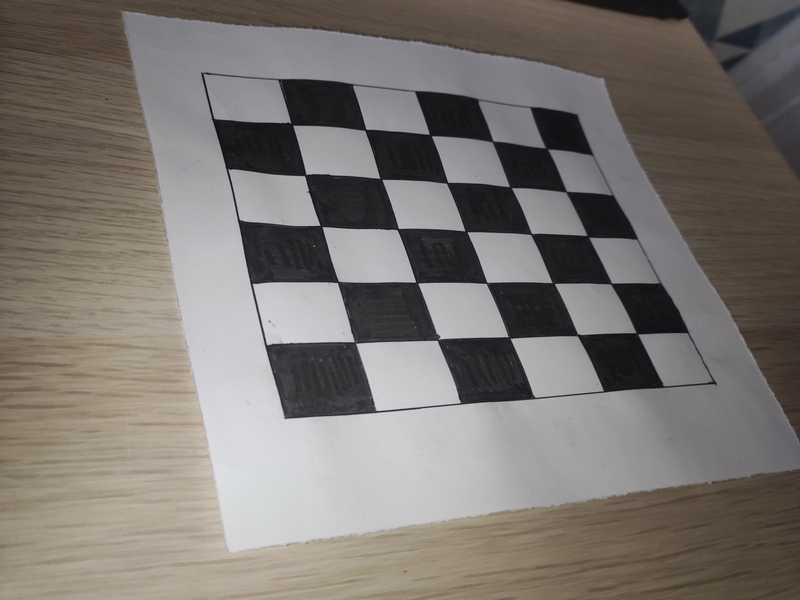
#> input picture compressed_images/17338276091523131185756851180342.jpg, 800 x 600 px; its folder holds only this picture in this run
$ jupyter execute main.ipynb
#> lines starting #> are read from the running program, lines starting #| are printed output that depends on the picture; long printed decimals are rounded
[cell 1]
from glob import glob

import cv2
import matplotlib.pyplot as plt
import numpy as np

[cell 2]
square_size = 2.0
img_mask = "./compressed_images/*.jpg"
pattern_size = (5, 5)
figsize = (20, 20)

[cell 3]
img_names = glob(img_mask)
num_images = len(img_names)

pattern_points = np.zeros((np.prod(pattern_size), 3), np.float32)
pattern_points[:, :2] = np.indices(pattern_size).T.reshape(-1, 2)
pattern_points *= square_size

obj_points = []
img_points = []
h, w = cv2.imread(img_names[0]).shape[:2]
#> h = 600; w = 800

[cell 4]
plt.figure(figsize=figsize)

for i, fn in enumerate(img_names):
    print("processing %s... " % fn)
    imgBGR = cv2.imread(fn)
#> imgBGR is the input picture: shape (600, 800, 3); mean B, G, R 113, 117.8, 123

    if imgBGR is None:
        print("Failed to load", fn)
        continue

    imgRGB = cv2.cvtColor(imgBGR, cv2.COLOR_BGR2RGB)
    img = cv2.cvtColor(imgRGB, cv2.COLOR_RGB2GRAY)
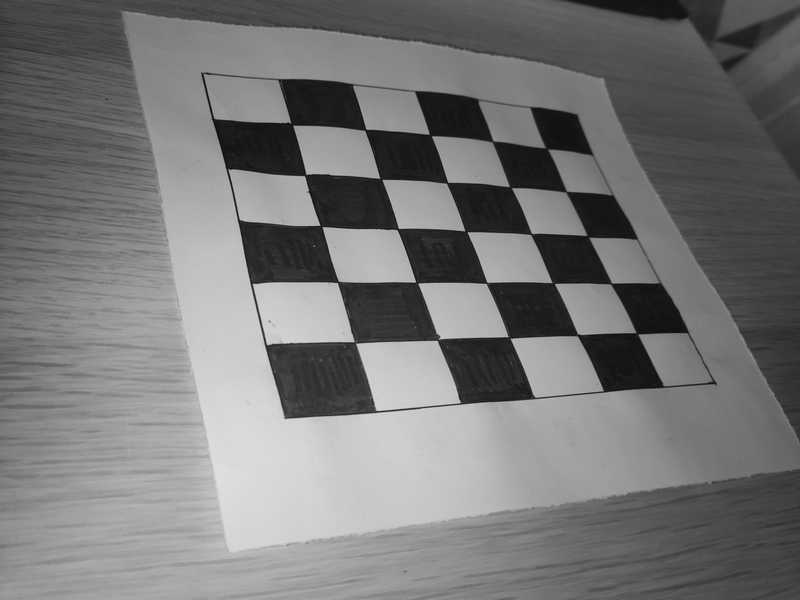
#> img: shape (600, 800); min 0, max 234, mean 118.8
    print(f"Expected size: {w} x {h}")
#| Expected size: 800 x 600
    print(f"Actual size: {img.shape[1]} x {img.shape[0]}")
#| Actual size: 800 x 600

    assert (
        w == img.shape[1] and h == img.shape[0]
    ), f"size: {img.shape[1]} x {img.shape[0]}"
    found, corners = cv2.findChessboardCorners(img, pattern_size)
#> found = True; corners = 25 rows, first 8: [293, 125.2], [365.6, 129.4], [429, 133.9], [492.8, 140.9], [545.5, 147.5], [304.4, 175.5], [382, 179.6], [447.4, 182.6]

    if not found:
        print("chessboard not found")
        continue

    if i < 12:
        img_w_corners = cv2.drawChessboardCorners(imgRGB, pattern_size, corners, found)
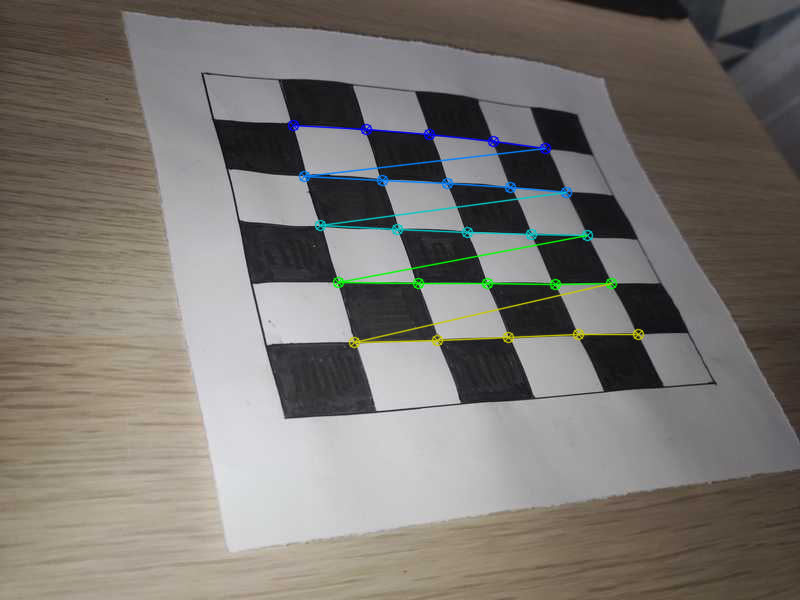
#> img_w_corners: shape (600, 800, 3); mean R, G, B 122.6, 118.6, 113.5
        plt.subplot(4, 3, i + 1)
        plt.imshow(img_w_corners)

    print(f"{fn}... OK")
    img_points.append(corners.reshape(-1, 2))
    obj_points.append(pattern_points)


plt.show()

[cell 5]
rms, camera_matrix, dist_coefs, _rvecs, _tvecs = cv2.calibrateCamera(
    obj_points, img_points, (w, h), None, None
)
#> rms = 1.74; camera_matrix = [[953.9, 0, 579.6], [0, 828, 329.6], [0, 0, 1]]; dist_coefs = [[1.74, -8.66, 0.0642, 0.103, 17.96]]

print("\nRMS:", rms)
#| RMS: 1.739
print("camera matrix:\n", camera_matrix)
#| camera matrix:
#|  [[953.937   0.         579.632]
#|  [  0.         828.035  329.615]
#|  [  0.           0.           1.        ]]
print("distortion coefficients: ", dist_coefs.ravel())
#| distortion coefficients:  [ 1.744 -8.661  0.06423  0.1025 17.963]

[cell 6]
# undistort the image with the calibration
plt.figure(figsize=figsize)
for i, fn in enumerate(img_names):
    imgBGR = cv2.imread(fn)
    imgRGB = cv2.cvtColor(imgBGR, cv2.COLOR_BGR2RGB)

    dst = cv2.undistort(imgRGB, camera_matrix, dist_coefs)
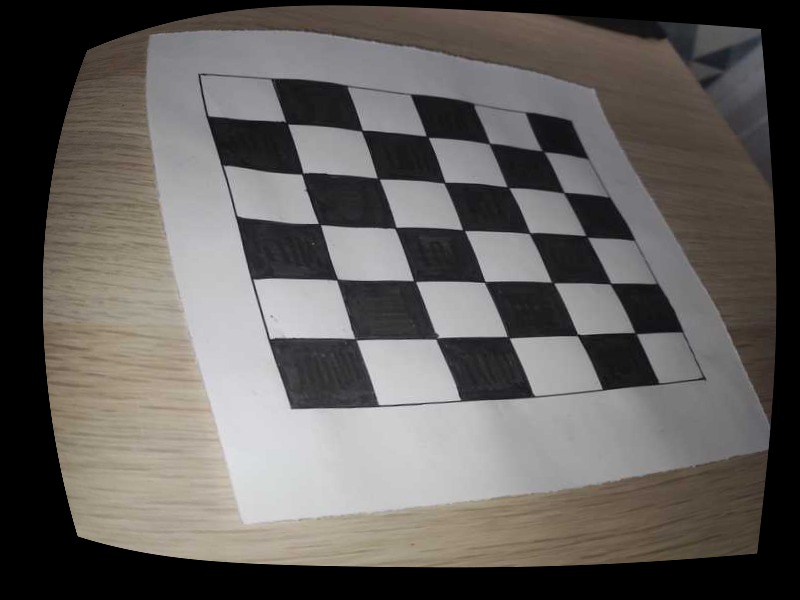
#> dst: shape (600, 800, 3); mean R, G, B 99.5, 95.8, 92.9

    if i < 12:
        plt.subplot(4, 3, i + 1)
        plt.imshow(dst)

plt.show()
print("Done")

[cell 7]
import random
def visualize_points_on_image(image_path, points, title="Points on Image"):
    # Read the image
    img = cv2.imread(image_path)
    if img is None:
        print(f"Could not read image: {image_path}")
        return

    # Convert BGR to RGB for display
    img_rgb = cv2.cvtColor(img, cv2.COLOR_BGR2RGB)

    # Create the plot
    plt.figure(figsize=(6, 6))
    plt.imshow(img_rgb)
    plt.title(title)

    # Plot each point
    colors = ['red', 'green', 'blue', 'purple', 'orange']
    for i, point in enumerate(points):
        # Plot the point
        plt.plot(point[0], point[1], 'o',
                 color=colors[i % len(colors)],
                 markersize=10,
                 markerfacecolor='none',
                 markeredgewidth=2)

        # Annotate the point
        plt.annotate(f'Point {i+1}\n({point[0]}, {point[1]})',
                     (point[0], point[1]),
                     xytext=(10, 10),
                     textcoords='offset points',
                     fontsize=10,
                     bbox=dict(boxstyle='round,pad=0.2',
                               fc='yellow',
                               alpha=0.3))

    # If more than one point, draw lines between consecutive points
    if len(points) > 1:
        x_coords = [p[0] for p in points]
        y_coords = [p[1] for p in points]
        plt.plot(x_coords, y_coords, 'r--', alpha=0.5)

    plt.tight_layout()
    plt.show()

def generate_random_points(image_path, num_points=5):

    # Read the image
    img = cv2.imread(image_path)
    if img is None:
        raise ValueError(f"Could not read image: {image_path}")

    height, width = img.shape[:2]

    # Generate random points within image boundaries
    random_points = [
        (random.randint(0, width-1), random.randint(0, height-1))
        for _ in range(num_points)
    ]

    return random_points

[cell 8]
# Define the pixel coordinates of the two points (replace with your actual points)
image = "compressed_images/test.jpg"
# points = generate_random_points(image, num_points=2)
# # Replace x2, y2 with actual pixel coordinates
points = [(250, 280), (340, 280)]
point1 = points[0]  # Replace x1, y1 with actual pixel coordinates
point2 = points[1]

visualize_points_on_image(image, points, title="Random Points on Image")
points = np.array([[point1], [point2]], dtype=np.float32)


undistorted_points = cv2.undistortPoints(points, camera_matrix, dist_coefs, P=camera_matrix)
#> undistorted_points = [[250.4, 275.5], [339.2, 277.7]]

# Extract individual points
point1_undistorted = undistorted_points[0][0]
#> point1_undistorted = [250.4, 275.5]
point2_undistorted = undistorted_points[1][0]
#> point2_undistorted = [339.2, 277.7]

# Convert to camera coordinates
camera_coords_1 = np.dot(np.linalg.inv(camera_matrix), np.append(point1_undistorted, [1]))
#> camera_coords_1 = [-0.345, -0.0654, 1]
camera_coords_2 = np.dot(np.linalg.inv(camera_matrix), np.append(point2_undistorted, [1]))
#> camera_coords_2 = [-0.252, -0.0627, 1]

# Assume a constant Z-coordinate or use known depths
z_constant = 20  # Replace with actual depth if known
camera_coords_1 *= z_constant / camera_coords_1[2]
#> camera_coords_1 = [-6.9, -1.31, 20]
camera_coords_2 *= z_constant / camera_coords_2[2]
#> camera_coords_2 = [-5.04, -1.25, 20]

# Calculate the Euclidean distance
distance = np.linalg.norm(camera_coords_1 - camera_coords_2)
#> distance = 1.86
print(f"Real-world distance between the points: {distance}")
#| Real-world distance between the points: 1.862

$ run again, on compressed_images/17338276762695114001851358922123.jpg
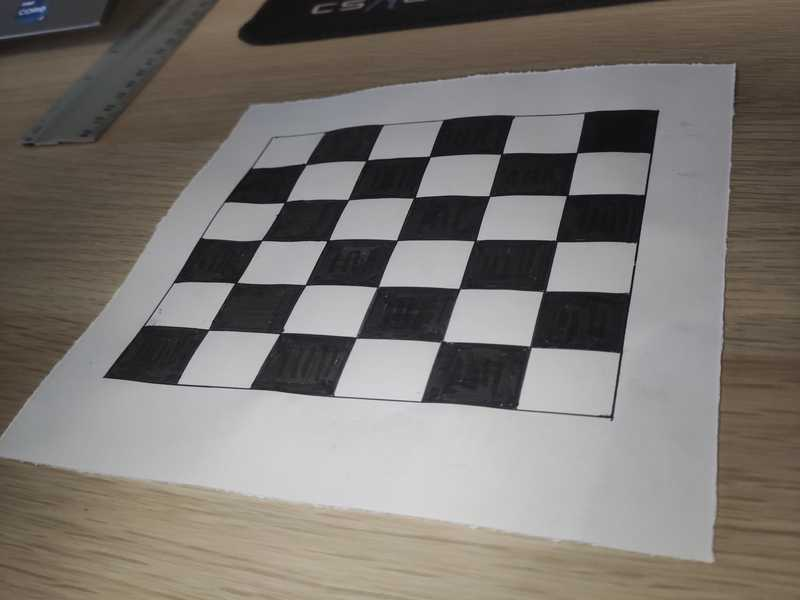
#> input picture compressed_images/17338276762695114001851358922123.jpg, 800 x 600 px
#> h = 600; w = 800
#> imgBGR is the input picture: shape (600, 800, 3); mean B, G, R 112.8, 117.7, 122.7
#> `img = cv2.cvtColor(imgRGB, cv2.COLOR_RGB2GRAY)`:
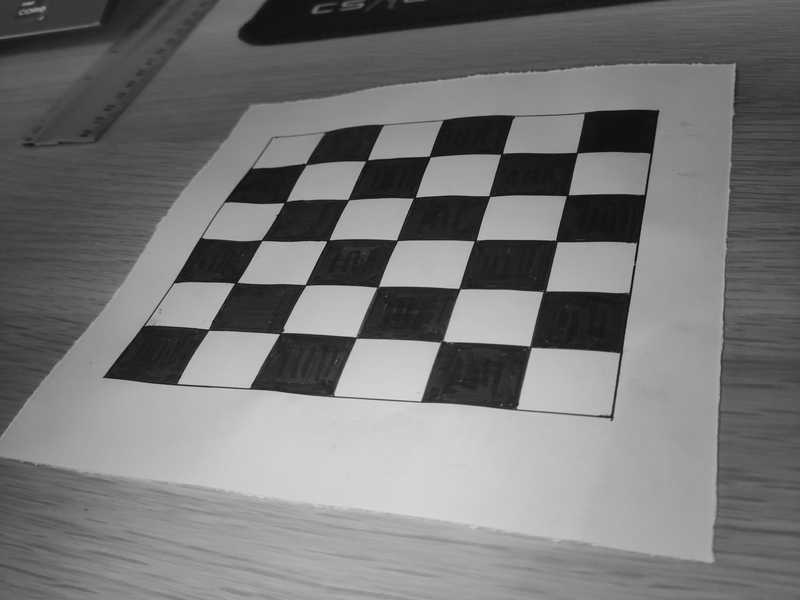
#> img: shape (600, 800); min 0, max 232, mean 118.7
#| Expected size: 800 x 600
#| Actual size: 800 x 600
#> found = True; corners = 25 rows, first 8: [530.1, 346.5], [440.7, 341.8], [356.1, 337.4], [279.4, 334.2], [208.5, 329.6], [543, 292], [459.3, 288.5], [377.3, 287.3]
#> rms = 1.33; camera_matrix = [[624.6, 0, 379.1], [0, 472, 458], [0, 0, 1]]; dist_coefs = [[-0.395, 0.86, -0.0204, -0.0281, -0.677]]
#| RMS: 1.334
#| camera matrix:
#|  [[624.608   0.         379.057]
#|  [  0.         471.989 458.030]
#|  [  0.           0.           1.        ]]
#| distortion coefficients:  [-0.3945   0.8602 -0.02038 -0.02814 -0.6769]
#> `dst = cv2.undistort(imgRGB, camera_matrix, dist_coefs)`:
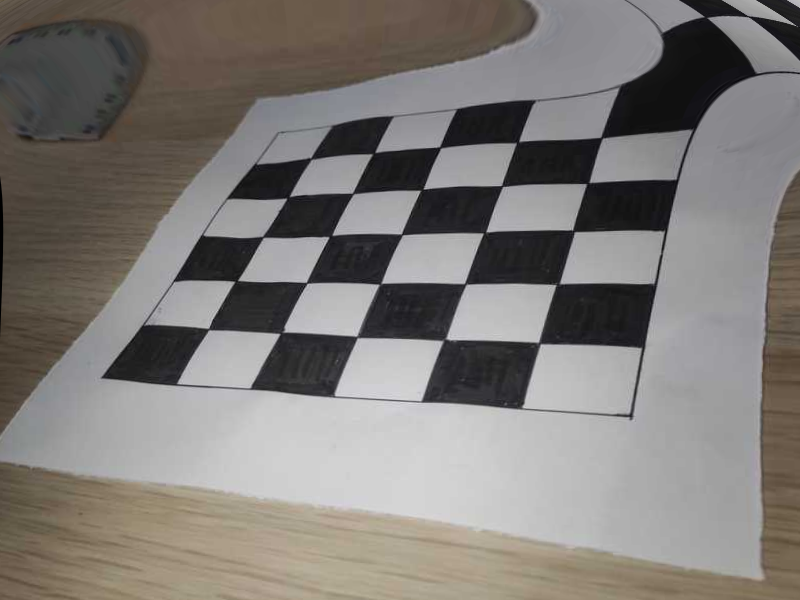
#> dst: shape (600, 800, 3); mean R, G, B 126.7, 122.7, 119.1
#> undistorted_points = [[250.6, 278], [341.8, 277.3]]
#> point1_undistorted = [250.6, 278]
#> point2_undistorted = [341.8, 277.3]
#> `camera_coords_1 = np.dot(np.linalg.inv(camera_matrix), np.append(point..`: camera_coords_1 = [-0.206, -0.381, 1]
#> `camera_coords_2 = np.dot(np.linalg.inv(camera_matrix), np.append(point..`: camera_coords_2 = [-0.0597, -0.383, 1]
#> `camera_coords_1 *= z_constant / camera_coords_1[2]`: camera_coords_1 = [-4.11, -7.63, 20]
#> `camera_coords_2 *= z_constant / camera_coords_2[2]`: camera_coords_2 = [-1.19, -7.66, 20]
#> distance = 2.92
#| Real-world distance between the points: 2.920

$ run again, on compressed_images/17338277168137139293060815657840.jpg
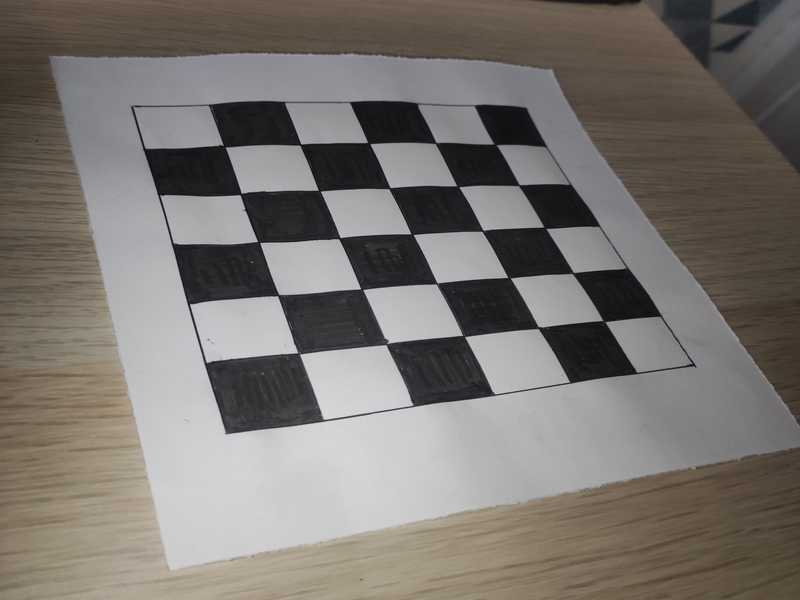
#> input picture compressed_images/17338277168137139293060815657840.jpg, 800 x 600 px
#> h = 600; w = 800
#> imgBGR is the input picture: shape (600, 800, 3); mean B, G, R 112.2, 117, 121.9
#> `img = cv2.cvtColor(imgRGB, cv2.COLOR_RGB2GRAY)`:
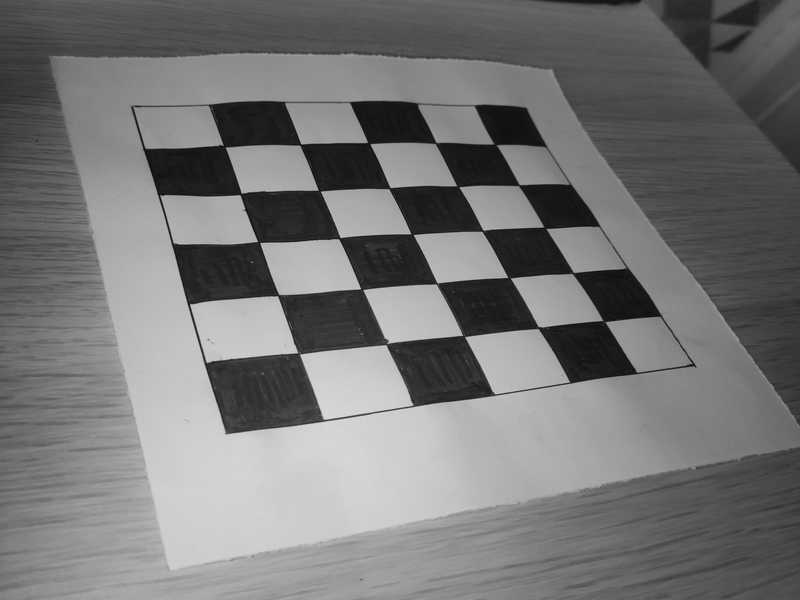
#> img: shape (600, 800); min 0, max 233, mean 117.9
#| Expected size: 800 x 600
#| Actual size: 800 x 600
#> found = True; corners = 25 rows, first 8: [225.4, 147.2], [300.6, 144.5], [370.2, 143.9], [435.6, 142.7], [494.9, 144.2], [240.2, 194.3], [320.4, 191.5], [389.7, 187.9]
#> rms = 1.39; camera_matrix = [[805, 0, 381.3], [0, 587.4, 288], [0, 0, 1]]; dist_coefs = [[-0.114, 10.91, -0.0148, -0.00318, -102.9]]
#| RMS: 1.392
#| camera matrix:
#|  [[804.976   0.         381.326]
#|  [  0.         587.365 288.028]
#|  [  0.           0.           1.        ]]
#| distortion coefficients:  [-1.13595028e-01  1.09082231e+01 -1.48456627e-02 -3.18478326e-03
#|  -1.02925671e+02]
#> `dst = cv2.undistort(imgRGB, camera_matrix, dist_coefs)`:
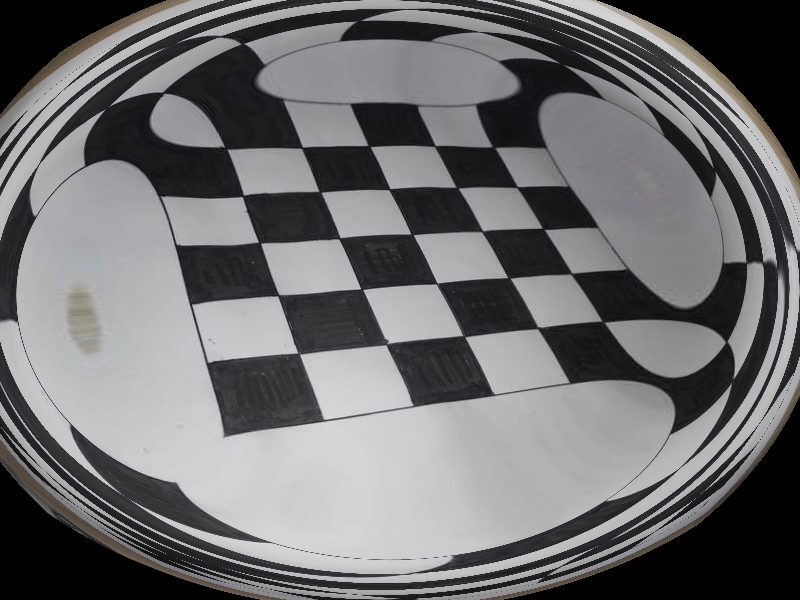
#> dst: shape (600, 800, 3); mean R, G, B 110.7, 110.2, 111.4
#> undistorted_points = [[250.6, 280.3], [340, 280]]
#> point1_undistorted = [250.6, 280.3]
#> point2_undistorted = [340, 280]
#> `camera_coords_1 = np.dot(np.linalg.inv(camera_matrix), np.append(point..`: camera_coords_1 = [-0.162, -0.0132, 1]
#> `camera_coords_2 = np.dot(np.linalg.inv(camera_matrix), np.append(point..`: camera_coords_2 = [-0.0513, -0.0136, 1]
#> `camera_coords_1 *= z_constant / camera_coords_1[2]`: camera_coords_1 = [-3.25, -0.264, 20]
#> `camera_coords_2 *= z_constant / camera_coords_2[2]`: camera_coords_2 = [-1.03, -0.272, 20]
#> distance = 2.22
#| Real-world distance between the points: 2.222

$ run again, on compressed_images/17338278298196500787209120437293.jpg
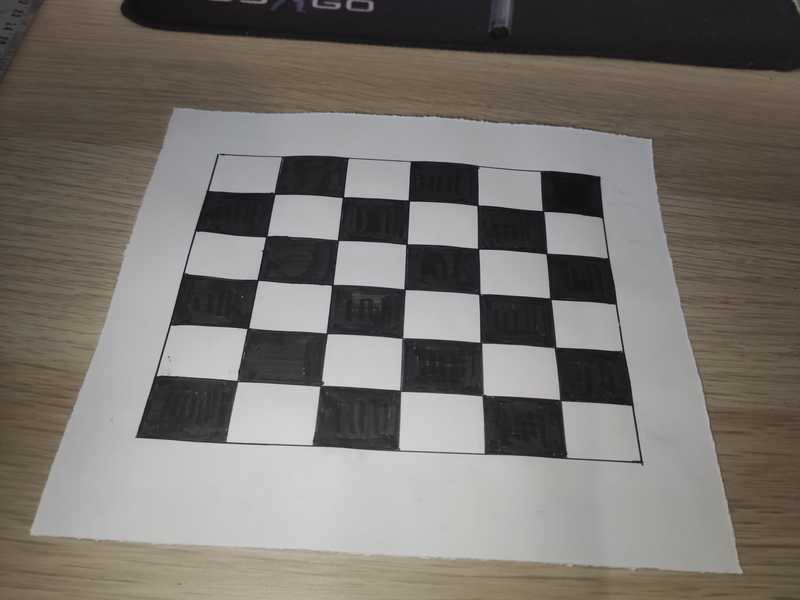
#> input picture compressed_images/17338278298196500787209120437293.jpg, 800 x 600 px
#> h = 600; w = 800
#> imgBGR is the input picture: shape (600, 800, 3); mean B, G, R 109.6, 114.9, 119.6
#> `img = cv2.cvtColor(imgRGB, cv2.COLOR_RGB2GRAY)`:
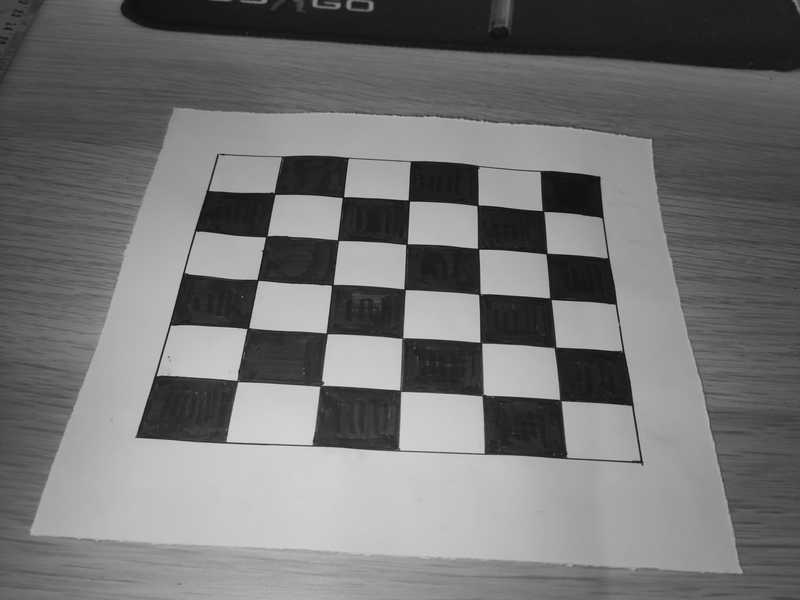
#> img: shape (600, 800); min 0, max 229, mean 115.8
#| Expected size: 800 x 600
#| Actual size: 800 x 600
#> found = True; corners = 25 rows, first 8: [274.9, 194.2], [343.4, 197], [408.9, 200.5], [477.7, 205.4], [543, 211.1], [265.6, 236.9], [337.7, 240.2], [406.6, 244.1]
#> rms = 1.23; camera_matrix = [[874.3, 0, 405.4], [0, 672.6, 294.4], [0, 0, 1]]; dist_coefs = [[2.85, -122.5, -0.0282, 0.0121, 1414.4]]
#| RMS: 1.226
#| camera matrix:
#|  [[874.300   0.         405.391]
#|  [  0.         672.579 294.369 ]
#|  [  0.           0.           1.        ]]
#| distortion coefficients:  [ 2.85037271e+00 -1.22457757e+02 -2.81981871e-02  1.20649620e-02
#|   1.41438538e+03]
#> `dst = cv2.undistort(imgRGB, camera_matrix, dist_coefs)`:
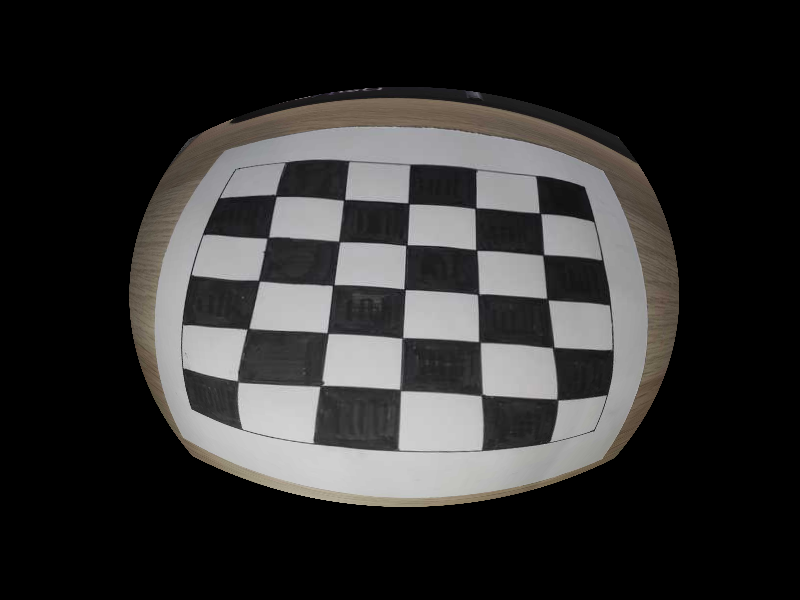
#> dst: shape (600, 800, 3); mean R, G, B 48.3, 47.5, 46.9
#> undistorted_points = [[251.1, 280.7], [340.7, 280.3]]
#> point1_undistorted = [251.1, 280.7]
#> point2_undistorted = [340.7, 280.3]
#> `camera_coords_1 = np.dot(np.linalg.inv(camera_matrix), np.append(point..`: camera_coords_1 = [-0.176, -0.0203, 1]
#> `camera_coords_2 = np.dot(np.linalg.inv(camera_matrix), np.append(point..`: camera_coords_2 = [-0.074, -0.0209, 1]
#> `camera_coords_1 *= z_constant / camera_coords_1[2]`: camera_coords_1 = [-3.53, -0.406, 20]
#> `camera_coords_2 *= z_constant / camera_coords_2[2]`: camera_coords_2 = [-1.48, -0.419, 20]
#> distance = 2.05
#| Real-world distance between the points: 2.050
